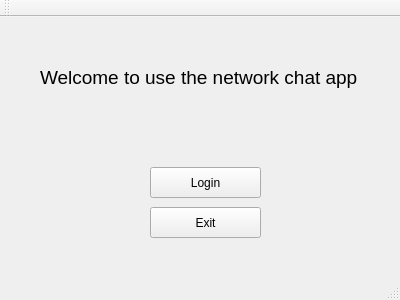
<?xml version="1.0" encoding="UTF-8"?>
<ui version="4.0">
 <class>NetworkChatClass</class>
 <widget class="QMainWindow" name="NetworkChatClass">
  <property name="geometry">
   <rect>
    <x>0</x>
    <y>0</y>
    <width>400</width>
    <height>300</height>
   </rect>
  </property>
  <property name="sizePolicy">
   <sizepolicy hsizetype="Fixed" vsizetype="Fixed">
    <horstretch>0</horstretch>
    <verstretch>0</verstretch>
   </sizepolicy>
  </property>
  <property name="minimumSize">
   <size>
    <width>400</width>
    <height>300</height>
   </size>
  </property>
  <property name="maximumSize">
   <size>
    <width>400</width>
    <height>300</height>
   </size>
  </property>
  <property name="windowTitle">
   <string>NetworkChat</string>
  </property>
  <widget class="QWidget" name="centralWidget">
   <widget class="QLabel" name="titleLabel_">
    <property name="geometry">
     <rect>
      <x>40</x>
      <y>30</y>
      <width>321</width>
      <height>61</height>
     </rect>
    </property>
    <property name="font">
     <font>
      <pointsize>14</pointsize>
     </font>
    </property>
    <property name="text">
     <string>Welcome to use the network chat app</string>
    </property>
   </widget>
   <widget class="QPushButton" name="loginBtn_">
    <property name="geometry">
     <rect>
      <x>150</x>
      <y>150</y>
      <width>111</width>
      <height>31</height>
     </rect>
    </property>
    <property name="text">
     <string>Login</string>
    </property>
   </widget>
   <widget class="QPushButton" name="exitBtn_">
    <property name="geometry">
     <rect>
      <x>150</x>
      <y>190</y>
      <width>111</width>
      <height>31</height>
     </rect>
    </property>
    <property name="text">
     <string>Exit</string>
    </property>
   </widget>
  </widget>
  <widget class="QMenuBar" name="menuBar">
   <property name="geometry">
    <rect>
     <x>0</x>
     <y>0</y>
     <width>400</width>
     <height>21</height>
    </rect>
   </property>
  </widget>
  <widget class="QToolBar" name="mainToolBar">
   <attribute name="toolBarArea">
    <enum>TopToolBarArea</enum>
   </attribute>
   <attribute name="toolBarBreak">
    <bool>false</bool>
   </attribute>
  </widget>
  <widget class="QStatusBar" name="statusBar"/>
 </widget>
 <layoutdefault spacing="6" margin="11"/>
 <resources>
  <include location="NetworkChat.qrc"/>
 </resources>
 <connections/>
</ui>
